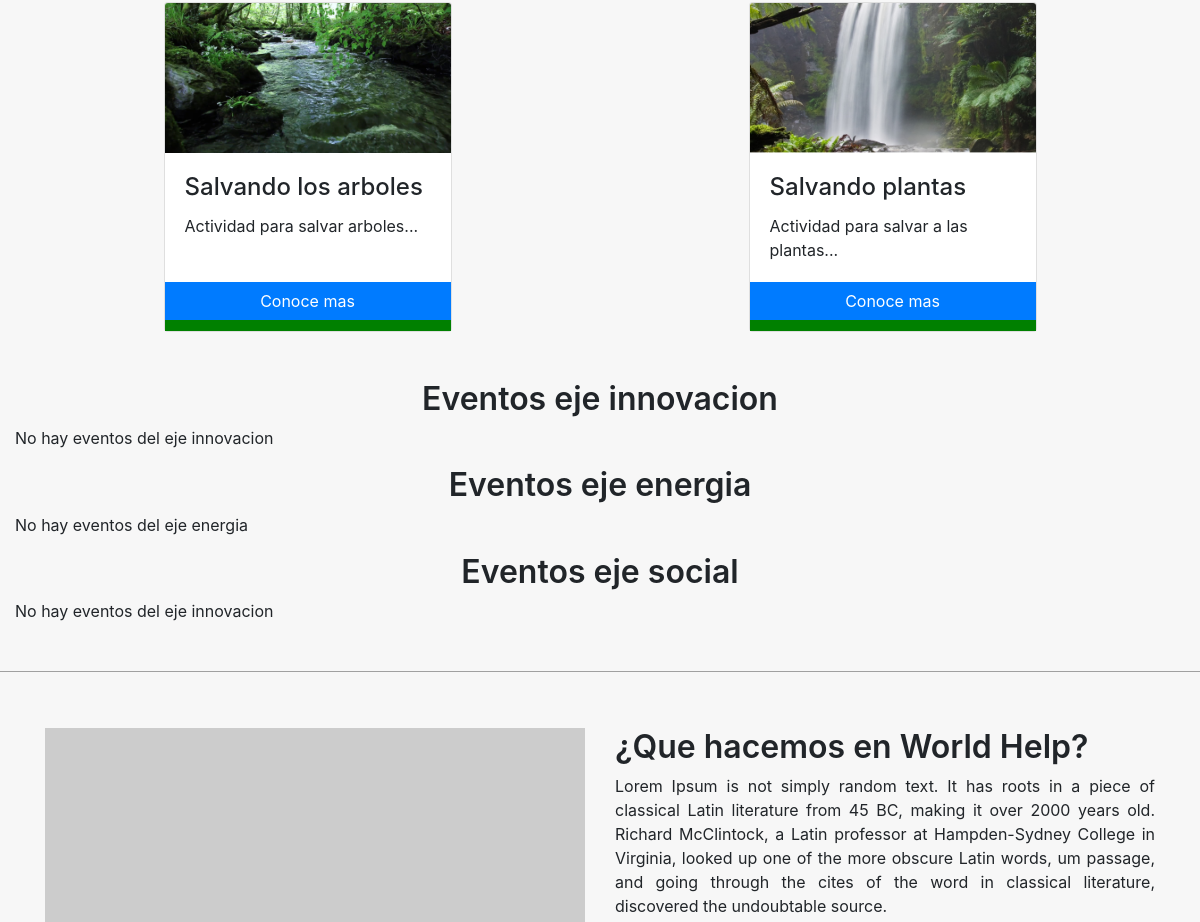
/ (middle part), run on an earlier commit of the app's database.
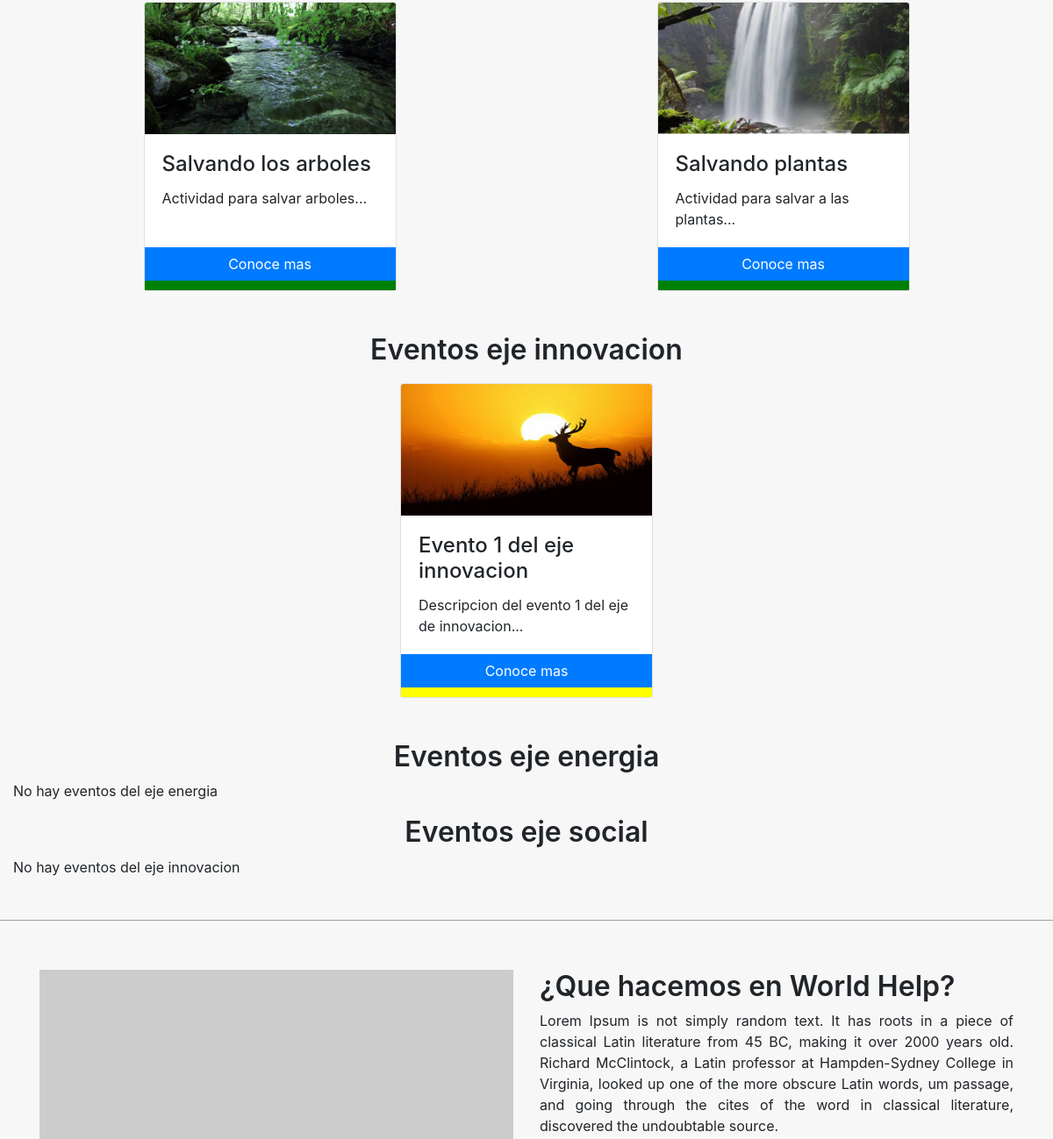
And on a later commit of the database.
### Activities/models.py (models this page shows, shortened)
class Activity(models.Model):
    user = models.ForeignKey(User, default=1, on_delete=models.CASCADE)
    activity_name = models.CharField(max_length=100)
    activity_description = models.CharField(max_length=700)
    activity_start_date = models.DateField()
    activity_end_date = models.DateField()
    activity_picture = models.FileField()
    EJE_VIDA = 'vida'
    EJE_INNOVACION = 'innovacion'
    EJE_ENERGIA = 'energia'
    EJE_SOCIAL = 'social'
    TIPO_EJES = (
        (EJE_VIDA, 'Vida'),
        (EJE_INNOVACION, 'Innovacion'),
        (EJE_ENERGIA, 'Energia'),
        (EJE_SOCIAL, 'Social')
    )
    activity_type = models.CharField(
        max_length = 10,
        choices = TIPO_EJES,
        default = EJE_VIDA,
    )

### Principal/views.py (the view)
# urls.py: path('',views.index, name = 'Main')
def index(request):
    context = {
    	"eventos": Activity.objects.all(),
    	"eventos_vida": Activity.objects.filter(activity_type = "vida")[:4],
    	"eventos_innovacion": Activity.objects.filter(activity_type = "innovacion")[:4],
    	"eventos_energia": Activity.objects.filter(activity_type = "energia")[:4],
    	"eventos_social": Activity.objects.filter(activity_type = "social")[:4],
    }
    return render(request, 'Principal/Main.html', context = context)

### Principal/templates/Principal/Main.html (shortened to what the changed rows need)
{% extends 'Principal/base.html'%}
{% load static from staticfiles %}
{% block bodyContent %}
    <div class = "container-fluid event-wrapper">
      <div class="row" style="margin: 0 auto 0 auto;">
        {% for evento in eventos_vida %}
          <div class="card shadow-lg p-0 mb-5 bg-black rounded" style="width: 18rem;">
            {% if evento.activity_picture%}
              <img class="card-img-top" src="{{evento.activity_picture.url}}" alt="Card image cap" style="min-height: 150px; max-height: 150px;">
            {% else %}
              <img class="card-img-top" src="https://dummyimage.com/600x400/c1c8e4/291329.png&text=card+img" alt="Card image cap">
            {% endif %}
            <div class="card-body">
              <h4 class="card-title">{{evento.activity_name}}</h4>
              {% with breveDescripcion=evento.activity_description|slice:"0:50"|add:"..." %}
              <p class="card-text">{{breveDescripcion}}</p>
              {% endwith %}
            </div>
            <a href="{% url 'activities:actDetails' evento.id %}" class="btn btn-primary" style="border-radius: 0">Conoce mas</a>
            <div class="eje-carta" style="background-color: green; height: 11px; width: full; margin: 0;"></div>
          </div>
          {% empty %}
          <p style="text-align: center;"> No hay eventos del eje vida</p>
        {% endfor %}
      </div>
      <div class="row" style="margin 0 auto;">
        <div style="margin: 0 auto;">
          <h2 class="card-section-title">Eventos eje innovacion</h2>
        </div>
      </div>
      <div class="row" style="margin: 0 auto 0 auto;">
        {% for evento in eventos_innovacion %}
          <div class="card shadow-lg p-0 mb-5 bg-black rounded" style="width: 18rem;">
            {% if evento.activity_picture%}
              <img class="card-img-top" src="{{evento.activity_picture.url}}" alt="Card image cap" style="min-height: 150px; max-height: 150px;">
            {% else %}
              <img class="card-img-top" src="https://dummyimage.com/600x400/c1c8e4/291329.png&text=card+img" alt="Card image cap">
            {% endif %}
            <div class="card-body">
              <h4 class="card-title">{{evento.activity_name}}</h4>
              {% with breveDescripcion=evento.activity_description|slice:"0:50"|add:"..." %}
              <p class="card-text">{{breveDescripcion}}</p>
              {% endwith %}
            </div>
            <a href="{% url 'activities:actDetails' evento.id %}" class="btn btn-primary" style="border-radius: 0">Conoce mas</a>
            <div class="eje-carta" style="background-color: yellow; height: 11px; width: full; margin: 0;"></div>
          </div>
        {% empty %}
        <p style="text-align: center;"> No hay eventos del eje innovacion</p>
        {% endfor %}
      </div>
      <div class="row" style="margin 0 auto;">
        <div style="margin: 0 auto;">
          <h2 class="card-section-title">Eventos eje energia</h2>
        </div>
      </div>
      <div class="row" style="margin 0 auto;">
        <div style="margin: 0 auto;">
          <h2 class="card-section-title">Eventos eje social</h2>
        </div>
      </div>
    </div>
    <div class="description-section" style="padding-bottom: 55px;">
      <div class="container">
        <div class="row">
          <div class="col-md-6">
            <div class="description-body">
                <h2>¿Que hacemos en World Help?</h2>
            </div>
          </div>
        </div>
      </div>
    </div>
{% endblock %}

What changed in the data, as far as the page shows it:
added Activity: activity_picture (picture), activity_name "Evento 1 del eje innovacion", evento "Descripcion del evento 1 del eje de innovacion...", shown under "Eventos eje innovacion"
Also different on the page:
text no longer shown: "No hay eventos del eje innovacion"
